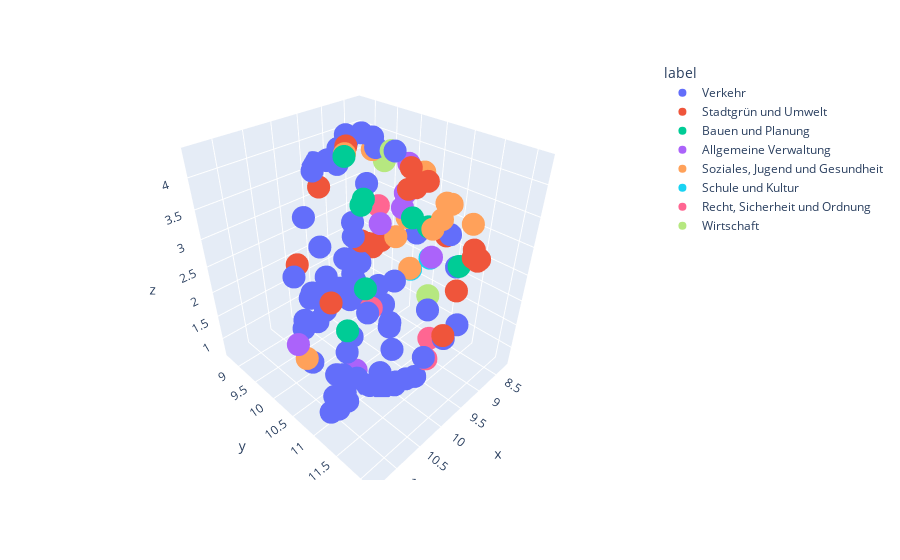

Notebook code cell kept with this figure:
### Code cell
# Create a dataframe for visualization
import plotly.express as px
import pandas as pd

# Create a new column for hover data with truncated text
umap_embeddings_df = pd.DataFrame(umap_embeddings, columns=["x", "y", "z"])
umap_embeddings_df["hover_text"] = titles
umap_embeddings_df["label"] = tags

# Plotting using scatter_3d instead of scatter with extra "z" argument
fig = px.scatter_3d(umap_embeddings_df, x="x", y="y", z="z", color="label", hover_data=["hover_text"])
fig.show()

### Figure 1 — Plotly figure (JSON) as saved in the notebook; plotly's stock layout.template omitted (floating-point values rounded to 4 significant figures)
{"data": [{"customdata": [["Verkehrsberuhigter Bereich Holwedestraße"], ["Sicherer Schulweg Querum"], ["Tempo 30 Madamenweg/Ringgleis bis Kreuzung Madamenweg/Altstadring"], ["Fahrradkonzept Wendenstraße überarbeiten..."], ["Brodweg - brisant für alle Verkehrsteilnehmenden"], ["Schulverkehr Querum"], ["Solarunterstand für Räder"], ["Kastanienallee Ampelschaltung anpassen"], ["Verkehrspiegel Ausfahrt Buschweg auf die Hauptstraße in Wenden"], ["Ampel für Radfahrer Wendenring Ecke Maschpl"], ["Geschwindigkeits- und Durchfahrtsbegrenzung Querumer Straße"], ["FGÜ"], ["Umrüstung der ÖPNV-Busflotte auf Elektromobilität"], ["Zebrastreifen an der Kreuzung Mittelweg Ringgleis."], ["Blitzer am Bohlweg ( vor Schloß )"], ["Verbreiterung Fuß/Radweg Bienroder Weg"], ["Fahrradpiktogramme Rüninger Weg endlich umsetzen"], ["Einrichten eines Durchfahrtverbots für Transporter und Kraftfahrzeuge über 3,5 Tonnen in die Volmestraße"], ["Ausnahmegenehmigung für pflegende Privatpersonen zum Parken"], ["Mittelweg 30km/h Blitzer"], ["Parkplatz auf dem Wollmarkt stoppen"], ["Push & Pull"], ["Mühlentrift Verkehr, Tempo 30, Anlieger Frei"], ["Fahrradstraße Wilhelm-Bode-Straße und Karl-Marx-Straße mit Vorfahrt"], ["Gefahrenstelle auf dem Ringgleis"], ["Bringzone für die Realschule Maschstraße"], ["Mehr Bewohnerparkplätze in der Maschstraße"], ["Verkehrssichere Max-Planck-Str"], ["Verkehrsspiegel Kreuzung Karl-Hintze-Weg und Mittelriede"], ["Halteververbot auf der Altmarkstr. in Höhe Auf dem Anger"], ["Einbahnstraße Wilhelmsgarten"], ["Einbahnstraße St.-Ingbert-Straße zur Lärmreduzierung"], ["Mehr Bewohnerparkplätze am Burgundenplatz"], ["Hinweisschild Einsatzfahrzeug Salzdahlumer Straße"], ["Sichere Überquerungsmöglichkeit am Campus Forschungsflughafen"], ["Veloroute und Parkplatzsituation Helmstedeter Straße"], ["Geschwindigkeitsschwellen Holzmindener Straße"], ["Petristraße für Radfahrer optimieren"], ["„Sichtschutz“ an RadfahrerInnenampel Ecke Gliedmaroder Str./Böcklinstr. für Autofahrende"], ["Sensorgesteuerte Ampelschaltung Ringgleis/Celler Straße"], ["Parkplätze Querum"], ["Warnschilder vor der neuen Querungshilfe An der Rothenburg"], ["Beleuchtung Ringgleis"], ["Hinweisschild für Radfahrer beim Überholen von Fußgängern auf dem gesamten Ringgleis"], ["Ein Zebrastreifen für den Handelsweg"], ["Fahrradständer und grüner Pfeil für Fahrräder"], ["Autos versperren Fußweg"], ["Fahrradparkhaus Innenstadt"], ["Anpassung Strahler Dom/Münzstraße"], ["T- Kreuzung Hordorfer Str. L 633/ Schapen/Weddel K41 ist lebensgefährlich"], ["Schulweg von Grundschüler: Monatskarte ohne 2km Entfernung"], ["Fahrradständer"], ["Lehmanger sicherer machen!"], ["Lärmschutzwand A39 Geitelde"], ["Rad und Fußweg Lehmanger Richtung Donauviertel"], ["„Spielstraßen“ beruhigen"], ["Überprüfung und Aktualisierung von Verkehrsschildern"], ["Markierung Radweg Kreuzung Steinweg/Ritterbrunnen"], ["Begrenzung des Verkehrs auf der Münzstraße"], ["Farbliche Markierung von Parkflächen"], ["Unterirdischer Rebenring"], ["Fahrtrichtung auf dem Radweg klar festlegen"], ["Einführung eines Blitzersystems mit Audiosensoren"], ["Salzdahlumer Straße digitales Hinweisschild zur Vorrangschaltung"], ["Entlastung der Bevenroder Str."], ["Signallampe Straßenbahnquerung"], ["Kein Anwohnerparken im östlichen Ringgebiet"], ["Verkehrsberuhigung Madamenweg"], ["Ampelschaltung Hamburger Straße vorm Stadion optimieren"], ["Ringbus erhalten – das südwestliche Ringgebiet darf nicht abgehängt werden!"], ["Fußgängerüberweg für eine sicherere Grundschule in Querum"], ["Rote Radwegmarkierung Münchenstraße/Broitzemer Straße"], ["Optimierung Fußgängerampel Ackerstr./Helmstedter Str."], ["Wilhelm-Bornstedt-Weg entlang der Oker besser befestigen"]], "hovertemplate": "label=Verkehr<br>x=%{x}<br>y=%{y}<br>z=%{z}<br>hover_text=%{customdata[0]}<extra></extra>", "legendgroup": "Verkehr", "marker": {"color": "#636efa", "symbol": "circle"}, "mode": "markers", "name": "Verkehr", "scene": "scene", "showlegend": true, "type": "scatter3d", "x": [11.31, 10.02, 10.22, 9.98, 10.09, 9.842, 8.382, 9.532, 9.963, 10.48, 9.934, 9.435, 8.243, 11.05, 10.88, 9.994, 10.16, 8.699, 8.819, 10.71, 8.757, 10.99, 10.57, 10.16, 10.99, 9.639, 9.023, 10.63, 9.008, 10.54, 10.36, 9.417, 8.974, 9.437, 9.524, 9.042, 9.405, 10.28, 10.28, 11.0, 9.173, 10.14, 10.36, 9.998, 10.44, 9.3, 9.108, 10.24, 10.87, 9.753, 9.616, 9.975, 11.11, 11.03, 11.21, 10.83, 8.66, 10.02, 9.136, 8.952, 10.03, 9.659, 9.773, 9.371, 10.67, 11.32, 8.776, 9.341, 10.25, 11.14, 9.768, 10.6, 10.88, 10.07], "y": [10.9, 10.36, 9.906, 10.64, 11.16, 11.67, 10.93, 9.978, 9.17, 10.9, 10.19, 9.463, 10.13, 11.26, 10.44, 11.29, 11.14, 9.471, 10.06, 10.84, 9.598, 11.05, 10.13, 10.47, 11.24, 9.944, 9.22, 10.06, 10.32, 10.94, 10.43, 10.11, 8.908, 10.62, 10.01, 9.114, 8.769, 10.94, 11.0, 11.03, 8.868, 10.42, 12.05, 11.27, 10.65, 10.35, 9.279, 9.889, 10.7, 12.12, 10.51, 11.64, 11.15, 10.39, 11.21, 10.15, 11.3, 11.51, 8.857, 9.475, 10.38, 10.89, 9.876, 10.57, 10.91, 11.25, 9.414, 8.722, 11.18, 11.21, 10.13, 9.649, 10.77, 12.13], "z": [1.966, 2.527, 1.658, 1.897, 0.7571, 2.486, 2.759, 1.623, 3.003, 1.017, 1.883, 4.098, 2.388, 1.438, 2.675, 0.8538, 0.7169, 4.082, 4.05, 1.217, 3.957, 1.03, 1.767, 1.403, 1.184, 2.431, 4.034, 2.224, 1.84, 3.662, 2.477, 1.72, 3.526, 1.253, 2.326, 3.753, 3.499, 0.7259, 0.7675, 1.04, 3.644, 2.393, 2.203, 0.7741, 1.383, 1.511, 4.175, 2.895, 2.827, 2.434, 2.174, 1.238, 1.76, 2.077, 1.447, 1.969, 2.441, 1.12, 3.644, 4.214, 3.433, 1.07, 1.75, 1.283, 3.374, 1.239, 3.281, 3.614, 1.174, 1.117, 2.155, 2.398, 3.119, 2.396]}, {"customdata": [["Wickelboard auf städtischen Spielplätzen"], ["Neugestaltung WOLLMARKT"], ["Dauerhafte Begrünung des Schlossplatzes und Platz der Deutschen Einheit"], ["Mehr Mülleimer im Waldstück zwischen Kralenriede, der Schuntersiedlung und Rühme."], ["Sitzbänke an der Platane Okerstraße 8b"], ["Steg am Schapenbruchteich"], ["Toiletten für den Löwenwall"], ["Mehr Mülleimer/ kotbeutelstation"], ["Nachhaltigere und effizientere Grünflächenbewässerung"], ["Braunschweig braucht einen Wasserspielplatz!"], ["Pflege /Gestaltung Grünanlagen"], ["100 künstlerisch gestaltete Bänke für Braunschweig!"], ["Verwaiste Einkaufswagen"], ["Zuwegung Bhf. Gliesmarode einladend randbepflanzen"], ["Hundeplatz Melverode"], ["Kaffee am Ölpersee"], ["Leipziger Straße entlang keine Sitzbänke"], ["Hundeplatz Melverode"], ["Bäume gegen Klimawandel"], ["Hundewiese Nußberg"]], "hovertemplate": "label=Stadtgrün und Umwelt<br>x=%{x}<br>y=%{y}<br>z=%{z}<br>hover_text=%{customdata[0]}<extra></extra>", "legendgroup": "Stadtgrün und Umwelt", "marker": {"color": "#EF553B", "symbol": "circle"}, "mode": "markers", "name": "Stadtgrün und Umwelt", "scene": "scene", "showlegend": true, "type": "scatter3d", "x": [8.788, 8.95, 9.094, 10.06, 8.955, 10.49, 9.673, 10.89, 8.333, 8.961, 8.725, 8.683, 8.633, 9.317, 8.925, 9.423, 8.923, 8.862, 10.42, 8.868], "y": [10.37, 11.84, 10.73, 12.12, 9.737, 11.03, 9.897, 10.86, 10.82, 10.48, 11.61, 9.685, 10.59, 11.77, 11.72, 8.936, 9.595, 11.77, 9.523, 9.65], "z": [3.868, 2.985, 3.766, 2.44, 2.247, 3.615, 4.321, 2.742, 2.667, 3.609, 2.933, 2.234, 3.665, 2.582, 2.945, 3.272, 2.239, 2.876, 2.481, 2.208]}, {"customdata": [["Beleuchtung Wasserturm Giersberg"], ["Hundewiese am Jütenring einrichten - Bebauungsplan HA 137 ändern"], ["\"Viktualienmarkt\" Burgpassage"], ["Umsetzen Informationsstele am Burgplatz"], ["Standort 2. Haferstroh-Toilette"], ["Umstellung der Beleuchtung auf LED"], ["Aufsteller mit Ladeninfos für den Handelsweg"], ["Tiny House Fläche erstellen"]], "hovertemplate": "label=Bauen und Planung<br>x=%{x}<br>y=%{y}<br>z=%{z}<br>hover_text=%{customdata[0]}<extra></extra>", "legendgroup": "Bauen und Planung", "marker": {"color": "#00cc96", "symbol": "circle"}, "mode": "markers", "name": "Bauen und Planung", "scene": "scene", "showlegend": true, "type": "scatter3d", "x": [10.37, 8.804, 9.797, 9.856, 9.907, 10.41, 8.712, 8.924], "y": [10.99, 10.79, 10.37, 10.38, 10.11, 10.64, 11.37, 10.56], "z": [2.768, 3.023, 3.708, 3.638, 4.297, 1.796, 2.518, 3.138]}, {"customdata": [["Zeitgemäße Funktionalität für die Ideenplattform"], ["Lärmaktionsplanung"], ["Einfacher Weg für die Genehmigung von nicht kommerziellen Tanzveranstaltungen in Braunschweiger Park und Grünanlagen"], ["§ 37 Hilfe bei Verwaltungsangelegenheiten Infoveranstaltung"], ["App Dorffunk"], ["Anmeldeportal Stadt Braunschweig"], ["Abstimmungen im Protokoll mit Angabe des genauen Ergebnisses"]], "hovertemplate": "label=Allgemeine Verwaltung<br>x=%{x}<br>y=%{y}<br>z=%{z}<br>hover_text=%{customdata[0]}<extra></extra>", "legendgroup": "Allgemeine Verwaltung", "marker": {"color": "#ab63fa", "symbol": "circle"}, "mode": "markers", "name": "Allgemeine Verwaltung", "scene": "scene", "showlegend": true, "type": "scatter3d", "x": [10.3, 8.793, 8.581, 8.801, 11.37, 8.93, 8.413], "y": [10.7, 9.761, 10.15, 10.25, 10.69, 10.4, 10.62], "z": [0.9101, 2.654, 3.806, 3.147, 2.195, 3.506, 2.189]}, {"customdata": [["Spielplätze im Herbst/Winter nutzbarer machen"], ["Unterstützung für besonders gefährdete Menschen bei Hitze"], ["Wickeltisch"], ["Einführung Stadtinterne Kinderbetreuung für Mütter"], ["Eltern-Kind-Schaukel für Spielplätze"], ["Ponyclub Querum e.V."], ["Weiteres Angebot des Braunschweiger Schülertickets für 15 Euro"], ["Aufrüstung Broitzemer Spielplätze für Kleinkinder"], ["Ort für Grafitty und Tags statt Beschmieren im östlichen Ringgebiet"], ["Basketballplatz erneuern am Spielplatz Hohetorwall"], ["Petition: Verbesserung des Skateparks am Westbahnhof in Braunschweig zum 10-jährigen Jubiläum"], ["Skaterbahn Mutter Kind Spielplatz"]], "hovertemplate": "label=Soziales, Jugend und Gesundheit<br>x=%{x}<br>y=%{y}<br>z=%{z}<br>hover_text=%{customdata[0]}<extra></extra>", "legendgroup": "Soziales, Jugend und Gesundheit", "marker": {"color": "#FFA15A", "symbol": "circle"}, "mode": "markers", "name": "Soziales, Jugend und Gesundheit", "scene": "scene", "showlegend": true, "type": "scatter3d", "x": [9.446, 8.576, 9.83, 8.696, 9.353, 8.488, 8.312, 9.227, 11.35, 9.204, 8.739, 8.969], "y": [11.35, 9.936, 10.04, 10.39, 11.43, 10.4, 9.949, 11.39, 10.84, 11.45, 9.505, 11.68], "z": [3.484, 2.375, 4.294, 1.985, 3.627, 3.71, 2.657, 3.812, 2.018, 3.811, 3.891, 3.499]}, {"customdata": [["Aufführung des Dramas \"Julius von Tarent\" von Johann Anton Leisewitz"], ["Stadtkindergarten/Krippe"]], "hovertemplate": "label=Schule und Kultur<br>x=%{x}<br>y=%{y}<br>z=%{z}<br>hover_text=%{customdata[0]}<extra></extra>", "legendgroup": "Schule und Kultur", "marker": {"color": "#19d3f3", "symbol": "circle"}, "mode": "markers", "name": "Schule und Kultur", "scene": "scene", "showlegend": true, "type": "scatter3d", "x": [8.382, 8.692], "y": [10.57, 10.4], "z": [2.131, 1.971]}, {"customdata": [["Installation einer Strassen/wegbeleuchtung"], ["Haltestelle extrem unsicher"], ["Wegbeleuchtung bauen"], ["Veranstaltungen richtig Planen"]], "hovertemplate": "label=Recht, Sicherheit und Ordnung<br>x=%{x}<br>y=%{y}<br>z=%{z}<br>hover_text=%{customdata[0]}<extra></extra>", "legendgroup": "Recht, Sicherheit und Ordnung", "marker": {"color": "#FF6692", "symbol": "circle"}, "mode": "markers", "name": "Recht, Sicherheit und Ordnung", "scene": "scene", "showlegend": true, "type": "scatter3d", "x": [10.06, 9.782, 10.23, 8.652], "y": [11.9, 10.53, 12.0, 9.577], "z": [2.244, 1.817, 2.045, 2.878]}, {"customdata": [["Parkplätze Adventsgeschäft - Forderung AAI"], ["Umwandlung des alten Galaria-Gebäudes in ein Parkhaus"], ["Gesundheits- und Rehazentrum im Galeria-Gebäude"]], "hovertemplate": "label=Wirtschaft<br>x=%{x}<br>y=%{y}<br>z=%{z}<br>hover_text=%{customdata[0]}<extra></extra>", "legendgroup": "Wirtschaft", "marker": {"color": "#B6E880", "symbol": "circle"}, "mode": "markers", "name": "Wirtschaft", "scene": "scene", "showlegend": true, "type": "scatter3d", "x": [8.666, 8.725, 9.522], "y": [9.707, 9.9, 11.42], "z": [3.742, 3.983, 2.42]}], "layout": {"legend": {"title": {"text": "label"}, "tracegroupgap": 0}, "margin": {"t": 60}, "scene": {"domain": {"x": [0, 1], "y": [0, 1]}, "xaxis": {"title": {"text": "x"}}, "yaxis": {"title": {"text": "y"}}, "zaxis": {"title": {"text": "z"}}}}}
